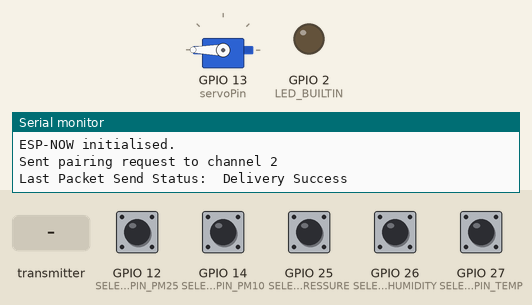
This sketch was run on a simulated ESP32. Parts: servo, output pins drawn as LEDs (lit = HIGH), the last lines printed to the serial monitor. Inputs (shaded band) come from the test bench; at power-on: GPIO 12 (SELECT_PIN_PM25), GPIO 14 (SELECT_PIN_PM10), GPIO 25 (SELECT_PIN_PRESSURE), GPIO 26 (SELECT_PIN_HUMIDITY), GPIO 27 (SELECT_PIN_TEMP) HIGH.

Above: at 2.7 s.
2.8 s: the transmitter starts sending temp = 0
At 3.6 s:
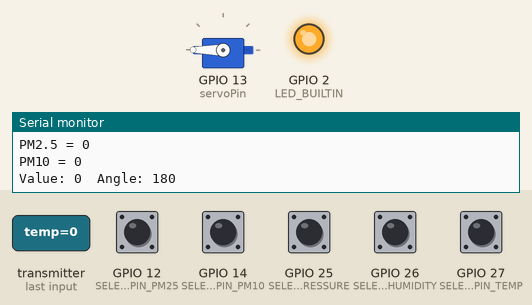
4.3 s: the transmitter starts sending pm25 = 1024
At 4.8 s:
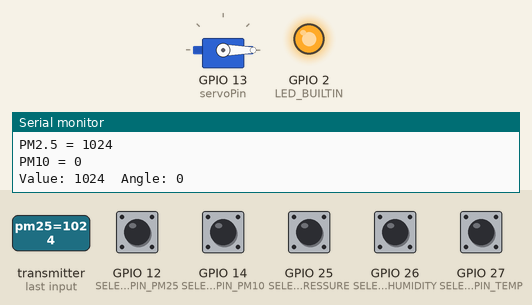
5.8 s: the transmitter starts sending pm25 = 0
At 7.0 s:
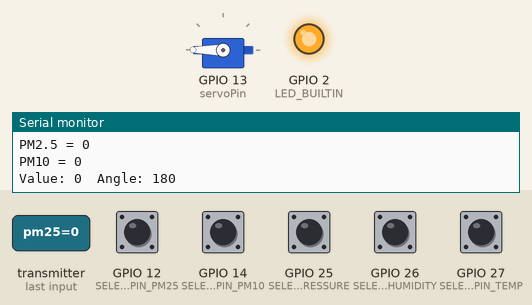
7.3 s: the transmitter starts sending pm25 = 2048
At 8.3 s:
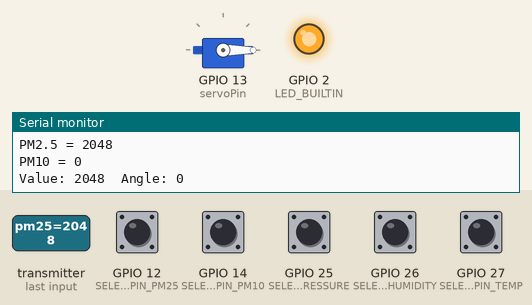
Timing chart, 0 to 9.8 s (numbered marks = the images above; inputs shaded):
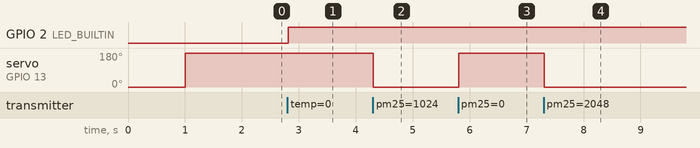

Measured:
- after the input at 2.8 s, GPIO 2 (LED_BUILTIN): LOW → HIGH at once
- after the input at 4.3 s, servo on GPIO 13 (servoPin): 180° → 0° at once
- after the input at 5.8 s, servo on GPIO 13 (servoPin): 0° → 180° at once
- after the input at 7.3 s, servo on GPIO 13 (servoPin): 180° → 0° at once

The sketch:

GreenClub_Visualiser.ino
```cpp
#include <Arduino.h>
#include <esp_now.h>
#include <esp_wifi.h>
#include <WiFi.h>
#include <EEPROM.h>
#include <ESP32Servo.h>

#define SELECT_PIN_PM25 12
#define SELECT_PIN_PM10 14
#define SELECT_PIN_TEMP 27
#define SELECT_PIN_HUMIDITY 26
#define SELECT_PIN_PRESSURE 25

enum {
  pm25,
  pm10,
  temp,
  humidity,
  pressure
};

int minimums[] = {
  0,    // PM 2.5
  0,    // PM 10
  -20,  // Temperature
  0,    // Humidity
  870   // Pressure
};

int maximums[] = {
  200,  // PM 2.5
  500,  // PM 10
  50,   // Temperature
  100,  // Humidity
  1084  // Pressure
};

#define MAX_CHANNEL 13

#define LED_BUILTIN 2

uint8_t broadcastAddress[] = {0xFF, 0xFF, 0xFF, 0xFF, 0xFF, 0xFF};

// Structure to send data to visualisers
typedef struct struct_message {
  float temp;
  float pressure;
  float humidity;
  uint16_t pm25;
  uint16_t pm10;
} struct_message;

// Structure for pairing visualisers
typedef struct struct_pairing {
  uint8_t macAddr[6];
  uint8_t channel;
} struct_pairing;

struct_message inData;
struct_pairing pairingData;
esp_now_peer_info_t peerInfo;

boolean isPaired;
#define PAIR_REQUEST_WAIT 1000
unsigned long lastPairRequest;
int currentChannel;

Servo servo;
int servoPin = 13;

int currentDataSelected;

void printMAC(const uint8_t * mac_addr) {
  char macStr[18];
  snprintf(macStr, sizeof(macStr), "%02x:%02x:%02x:%02x:%02x:%02x",
           mac_addr[0], mac_addr[1], mac_addr[2], mac_addr[3], mac_addr[4], mac_addr[5]);
  Serial.print(macStr);
}

void OnDataSent(const uint8_t *mac_addr, esp_now_send_status_t status) {
  Serial.print("\r\nLast Packet Send Status:\t");
  Serial.println(status == ESP_NOW_SEND_SUCCESS ? "Delivery Success" : "Delivery Fail");
}

void OnDataRecv(const uint8_t * mac_addr, const uint8_t *incomingData, int len) {
  isPaired = true;

  Serial.print("Packet received from: ");
  printMAC(mac_addr);
  Serial.println();
  Serial.print("data size = ");
  Serial.println(sizeof(incomingData));

  memcpy(&inData, incomingData, sizeof(inData));
  Serial.print("Temp = ");
  Serial.println(inData.temp);
  Serial.print("Pressure = ");
  Serial.println(inData.pressure);
  Serial.print("Humidity = ");
  Serial.println(inData.humidity);
  Serial.print("PM2.5 = ");
  Serial.println(inData.pm25);
  Serial.print("PM10 = ");
  Serial.println(inData.pm10);

  int dataToWrite;

  switch (currentDataSelected) {
    case pm25:
      dataToWrite = inData.pm25;
      break;
    case pm10:
      dataToWrite = inData.pm10;
      break;
    case temp:
      dataToWrite = int(inData.temp);
      break;
    case humidity:
      dataToWrite = int(inData.humidity);
      break;
    case pressure:
      dataToWrite = int(inData.pressure);
      break;
  }

  // Write data to the servo motor!
  writeDataToServo(dataToWrite);
}

boolean autoPaired() {
  if (isPaired) {
    return true;
  }
  else {
    if (millis() - lastPairRequest >= PAIR_REQUEST_WAIT) {
      lastPairRequest = millis();
      // Let's switch channel and ask for another pair.
      currentChannel++;
      if (currentChannel > MAX_CHANNEL) currentChannel = 1;

      initESPNow(currentChannel);

      // Send pairing message
      Serial.print("Sent pairing request to channel ");
      Serial.println(currentChannel);
      pairingData.channel = currentChannel;
      esp_now_send(broadcastAddress, (uint8_t *) &pairingData, sizeof(pairingData));
    }
    return false;
  }
}

void setup() {
  Serial.begin(115200);
  Serial.println();
  pinMode(LED_BUILTIN, OUTPUT);
  Serial.print("Client Board MAC Address:  ");
  Serial.println(WiFi.macAddress());
  initESPNow(1);
  setupServo();
  currentDataSelected = getDataSelected();
}

void loop() {
  if (autoPaired()) {
    digitalWrite(LED_BUILTIN, HIGH);
  }
  else {
    digitalWrite(LED_BUILTIN, LOW);
  }
  vTaskDelay(1);
}

void initESPNow(int chan) {
  WiFi.mode(WIFI_STA);
  esp_wifi_start();
  esp_wifi_set_promiscuous(true);
  esp_wifi_set_channel(chan, WIFI_SECOND_CHAN_NONE);

  Serial.print("Channel ");
  Serial.println(chan);

  // Init ESP-NOW
  if (esp_now_init() != ESP_OK) {
    Serial.println("Error initializing ESP-NOW");
    return;
  }
  else {
    Serial.println("ESP-NOW initialised.");
  }

  // Register peer
  memcpy(peerInfo.peer_addr, broadcastAddress, 6);
  peerInfo.channel = WiFi.channel();
  peerInfo.encrypt = false;

  // Add peer
  if (esp_now_add_peer(&peerInfo) != ESP_OK) {
    Serial.println("Failed to add peer");
  }

  esp_now_register_send_cb(OnDataSent);
  esp_now_register_recv_cb(OnDataRecv);
}

void setupServo() {
  // Allow allocation of all timers
  ESP32PWM::allocateTimer(0);
  ESP32PWM::allocateTimer(1);
  ESP32PWM::allocateTimer(2);
  ESP32PWM::allocateTimer(3);
  servo.setPeriodHertz(50);    // standard 50 hz servo
  servo.attach(servoPin, 150, 2500);
  servo.write(0);
  delay(1000);
  servo.write(180);
  delay(500);
}

void writeDataToServo(int data) {
  Serial.print("Value: ");
  Serial.print(data);
  Serial.print("\tAngle: ");
  int angle = map(data, minimums[currentDataSelected], maximums[currentDataSelected], 180, 0);
  angle = constrain(angle, 0, 180);
  Serial.println(angle);
  servo.write(angle);
}

int getDataSelected() {
  int dataSelected = pm25;
  pinMode(SELECT_PIN_PM25, INPUT_PULLUP);
  pinMode(SELECT_PIN_PM10, INPUT_PULLUP);
  pinMode(SELECT_PIN_TEMP, INPUT_PULLUP);
  pinMode(SELECT_PIN_HUMIDITY, INPUT_PULLUP);
  pinMode(SELECT_PIN_PRESSURE, INPUT_PULLUP);

  if (digitalRead(SELECT_PIN_PM25) == LOW) dataSelected = pm25;
  else if (digitalRead(SELECT_PIN_PM10) == LOW) dataSelected = pm10;
  else if (digitalRead(SELECT_PIN_TEMP) == LOW) dataSelected = temp;
  else if (digitalRead(SELECT_PIN_HUMIDITY) == LOW) dataSelected = humidity;
  else if (digitalRead(SELECT_PIN_PRESSURE) == LOW) dataSelected = pressure;

  Serial.print("Data selected: ");
  switch (dataSelected) {
    case pm25:
      Serial.println("PM 2.5");
      break;
    case pm10:
      Serial.println("PM 10");
      break;
    case temp:
      Serial.println("temperature");
      break;
    case humidity:
      Serial.println("humidity");
      break;
    case pressure:
      Serial.println("pressure");
      break;
  }

  return dataSelected;
}
```
